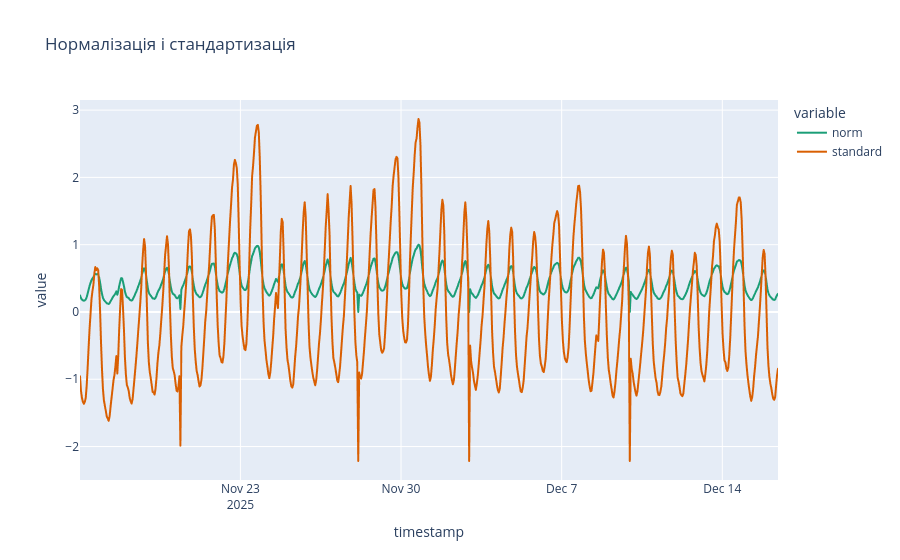

The notebook cell this image was saved under:
### Code cell
month_df.insert(1, 'norm', (month_df['player_count'] - month_df['player_count'].min()) / (month_df['player_count'].max() - month_df['player_count'].min()))
month_df.insert(1, 'standard', (month_df['player_count'] - month_df['player_count'].mean()) / month_df['player_count'].std())
fig = px.line(
    data_frame=month_df,
    x='timestamp',
    y=['norm', 'standard'],
    title='Нормалізація і стандартизація',
    color_discrete_sequence=px.colors.qualitative.Dark2,
)
fig.show()

### Figure 1 — Plotly figure (JSON) as saved in the notebook; plotly's stock layout.template omitted (floating-point values rounded to 4 significant figures; data arrays with more than 128 entries replaced by an {"elided": "..."} marker saying what was removed)
{"data": [{"hovertemplate": "variable=norm<br>timestamp=%{x}<br>value=%{y}<extra></extra>", "legendgroup": "norm", "line": {"color": "rgb(27,158,119)", "dash": "solid"}, "marker": {"symbol": "circle"}, "mode": "lines", "name": "norm", "showlegend": true, "type": "scattergl", "x": {"elided": "731 str values"}, "xaxis": "x", "y": {"elided": "731 float values"}, "yaxis": "y"}, {"hovertemplate": "variable=standard<br>timestamp=%{x}<br>value=%{y}<extra></extra>", "legendgroup": "standard", "line": {"color": "rgb(217,95,2)", "dash": "solid"}, "marker": {"symbol": "circle"}, "mode": "lines", "name": "standard", "showlegend": true, "type": "scattergl", "x": {"elided": "731 str values"}, "xaxis": "x", "y": {"elided": "731 float values"}, "yaxis": "y"}], "layout": {"legend": {"title": {"text": "variable"}, "tracegroupgap": 0}, "title": {"text": "Нормалізація і стандартизація"}, "xaxis": {"anchor": "y", "domain": [0, 1], "title": {"text": "timestamp"}}, "yaxis": {"anchor": "x", "domain": [0, 1], "title": {"text": "value"}}}}
